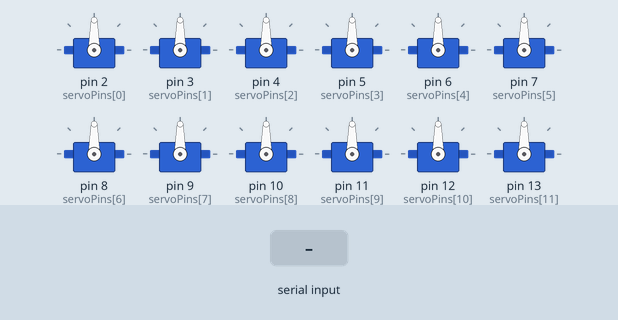
The sketch below on a simulated Arduino Uno, built with avr-gcc and run on an emulated ATmega328P. On the bench: 12 × servo. Inputs (shaded band) come from the test bench. What the sketch prints to the serial monitor is not drawn.

Above: at 7.5 s.
7.6 s: "S,45\n" received over Serial
At 8.7 s:
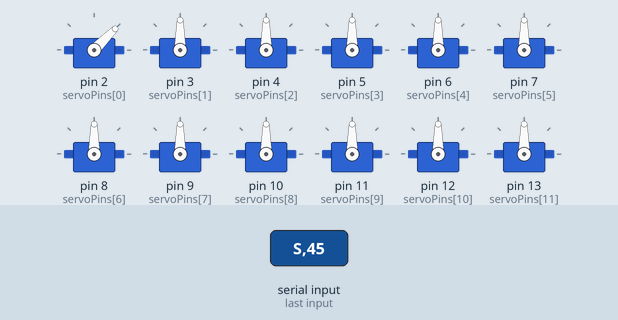
9.4 s: "c\n" received over Serial
At 9.56 s:
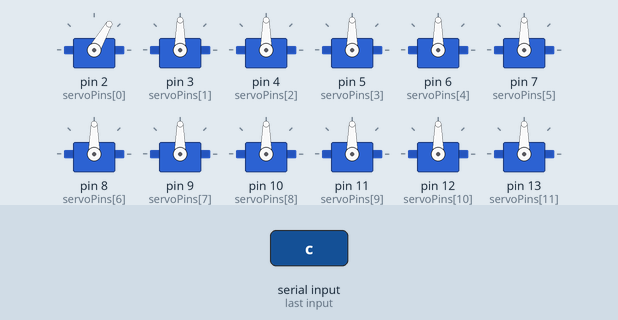
11.3 s: "s,45\n" received over Serial
At 12.7 s:
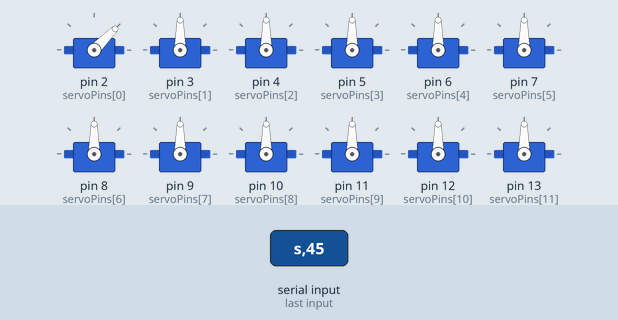
13.1 s: "C90\n" received over Serial
At 13.8 s:
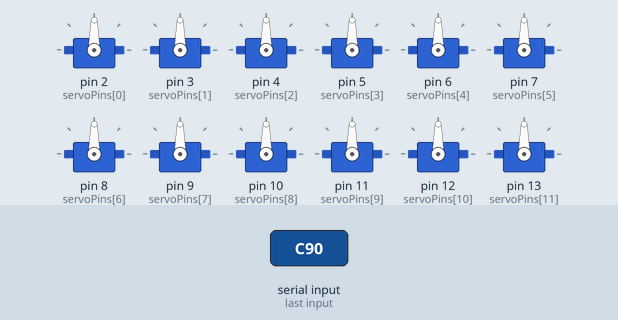
Timing chart, 0 to 15.9 s (numbered marks = the images above; inputs shaded):
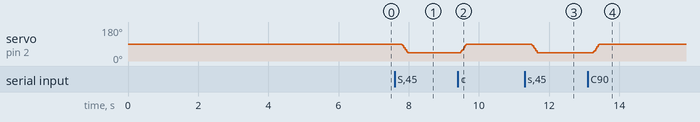

Measured:
- after the input at 7.6 s, servo on pin 2 (servoPins[0]): 90° → 45° after 0.21 s
- after the input at 9.4 s, servo on pin 2 (servoPins[0]): 45° → 90° after 0.08 s
- after the input at 11.3 s, servo on pin 2 (servoPins[0]): 90° → 45° after 0.21 s
- after the input at 13.1 s, servo on pin 2 (servoPins[0]): 45° → 90° after 0.16 s

The sketch:

arduino_code.ino
```cpp
/*
 * ===============================================
 * arduino_servo_controller.ino
 * Expo-Humanoid 14 DOF Servo Controller
 * ===============================================
 *
 * Bu sketch 14 adet servo motoru kontrol eder:
 * - Sol kol: 6 servo (0-5)
 * - Sağ kol: 6 servo (6-11)
 * - Kafa: 2 servo (12-13)
 *
 * Komutlar:
 * - S<id>,<angle>  : Servo açısını ayarla (örn: S0,90)
 * - V<speed>       : Hareket hızını ayarla (1-10)
 * - C              : Tüm servoları kalibre et (90°)
 * - R              : Reset
 * - P              : Ping (bağlantı testi)
 * - G              : Durum bilgisi al
 */

#include <Servo.h>

// Konfigürasyon
const int SERVO_COUNT = 14;
const int BAUD_RATE = 115200;
const int DEFAULT_POSITION = 90;
const int MIN_ANGLE = 0;
const int MAX_ANGLE = 180;
const int DEFAULT_SPEED = 5;

// Servo nesneleri
Servo servos[SERVO_COUNT];

// Servo pin tanımları (Arduino Uno/Mega uyumlu)
int servoPins[SERVO_COUNT] = {
  2,  3,  4,  5,  6,  7,    // Sol kol (0-5)
  8,  9,  10, 11, 12, 13,   // Sağ kol (6-11)
  A0, A1                    // Kafa (12-13)
};

// Servo durumları
int currentPositions[SERVO_COUNT];
int targetPositions[SERVO_COUNT];
bool servoAttached[SERVO_COUNT];

// Hareket kontrolü
int movementSpeed = DEFAULT_SPEED;
unsigned long lastMoveTime = 0;
const unsigned long MOVE_INTERVAL = 20; // 20ms (50Hz)

// İstatistikler
unsigned long commandCount = 0;
unsigned long errorCount = 0;
unsigned long startTime = 0;

void setup() {
  // Seri port başlat
  Serial.begin(BAUD_RATE);

  // Başlangıç zamanı
  startTime = millis();

  // Servoları başlat
  initializeServos();

  // Başlangıç mesajı
  Serial.println("Expo-Humanoid Servo Controller v1.0");
  Serial.println("14 DOF Ready");
  Serial.print("Servo pins: ");
  for(int i = 0; i < SERVO_COUNT; i++) {
    Serial.print(servoPins[i]);
    if(i < SERVO_COUNT - 1) Serial.print(",");
  }
  Serial.println();
  Serial.println("Commands: S<id>,<angle> | V<speed> | C | R | P | G");
  Serial.println("READY");
}

void loop() {
  // Seri port komutlarını işle
  if(Serial.available()) {
    String command = Serial.readStringUntil('\n');
    command.trim();
    processCommand(command);
  }

  // Yumuşak hareket güncelleme
  updateSmoothMovement();

  // Watchdog (optional)
  // checkWatchdog();
}

void initializeServos() {
  for(int i = 0; i < SERVO_COUNT; i++) {
    // Servo attach
    servos[i].attach(servoPins[i]);
    servoAttached[i] = true;

    // Başlangıç pozisyonuna getir
    currentPositions[i] = DEFAULT_POSITION;
    targetPositions[i] = DEFAULT_POSITION;
    servos[i].write(DEFAULT_POSITION);

    // Kısa gecikme (servo stabilizasyon)
    delay(50);
  }

  Serial.println("Servos initialized to center position (90°)");
}

void processCommand(String cmd) {
  commandCount++;

  if(cmd.length() == 0) {
    sendError("Empty command");
    return;
  }

  char cmdType = cmd.charAt(0);

  switch(cmdType) {
    case 'S':
    case 's':
      handleServoCommand(cmd);
      break;

    case 'V':
    case 'v':
      handleSpeedCommand(cmd);
      break;

    case 'C':
    case 'c':
      handleCalibrateCommand();
      break;

    case 'R':
    case 'r':
      handleResetCommand();
      break;

    case 'P':
    case 'p':
      handlePingCommand();
      break;

    case 'G':
    case 'g':
      handleStatusCommand();
      break;

    default:
      sendError("Unknown command: " + String(cmdType));
      break;
  }
}

void handleServoCommand(String cmd) {
  // Format: S<id>,<angle>
  // Örnek: S0,90

  int commaIndex = cmd.indexOf(',');
  if(commaIndex == -1) {
    sendError("Invalid servo command format. Use: S<id>,<angle>");
    return;
  }

  int servoId = cmd.substring(1, commaIndex).toInt();
  int angle = cmd.substring(commaIndex + 1).toInt();

  // Validasyon
  if(servoId < 0 || servoId >= SERVO_COUNT) {
    sendError("Invalid servo ID: " + String(servoId) + " (0-" + String(SERVO_COUNT-1) + ")");
    return;
  }

  if(angle < MIN_ANGLE || angle > MAX_ANGLE) {
    sendError("Invalid angle: " + String(angle) + " (" + String(MIN_ANGLE) + "-" + String(MAX_ANGLE) + ")");
    return;
  }

  if(!servoAttached[servoId]) {
    sendError("Servo " + String(servoId) + " not attached");
    return;
  }

  // Hedef pozisyonu ayarla
  targetPositions[servoId] = angle;

  Serial.println("OK:" + String(servoId) + ":" + String(angle));
}

void handleSpeedCommand(String cmd) {
  // Format: V<speed>
  // Örnek: V5

  int speed = cmd.substring(1).toInt();

  if(speed < 1 || speed > 10) {
    sendError("Invalid speed: " + String(speed) + " (1-10)");
    return;
  }

  movementSpeed = speed;
  Serial.println("OK:SPEED:" + String(speed));
}

void handleCalibrateCommand() {
  // Tüm servoları merkez pozisyona getir
  for(int i = 0; i < SERVO_COUNT; i++) {
    if(servoAttached[i]) {
      targetPositions[i] = DEFAULT_POSITION;
    }
  }

  Serial.println("OK:CALIBRATE:ALL");
}

void handleResetCommand() {
  // Sistem reset
  Serial.println("OK:RESET");
  delay(100);

  // Servolar detach
  for(int i = 0; i < SERVO_COUNT; i++) {
    if(servoAttached[i]) {
      servos[i].detach();
      servoAttached[i] = false;
    }
  }

  delay(500);

  // Yeniden başlat
  initializeServos();

  // İstatistikleri sıfırla
  commandCount = 0;
  errorCount = 0;
  startTime = millis();

  Serial.println("RESET_COMPLETE");
}

void handlePingCommand() {
  // Bağlantı testi
  Serial.println("PONG");
}

void handleStatusCommand() {
  // Sistem durumu
  unsigned long uptime = millis() - startTime;

  Serial.println("STATUS:");
  Serial.println("  Uptime: " + String(uptime) + "ms");
  Serial.println("  Commands: " + String(commandCount));
  Serial.println("  Errors: " + String(errorCount));
  Serial.println("  Speed: " + String(movementSpeed));
  Serial.println("  Free RAM: " + String(getFreeRam()) + " bytes");

  Serial.print("  Positions: ");
  for(int i = 0; i < SERVO_COUNT; i++) {
    Serial.print(String(i) + ":" + String(currentPositions[i]));
    if(i < SERVO_COUNT - 1) Serial.print(",");
  }
  Serial.println();

  Serial.print("  Targets: ");
  for(int i = 0; i < SERVO_COUNT; i++) {
    Serial.print(String(i) + ":" + String(targetPositions[i]));
    if(i < SERVO_COUNT - 1) Serial.print(",");
  }
  Serial.println();

  Serial.println("STATUS_END");
}

void updateSmoothMovement() {
  // Hareket hızı kontrolü
  unsigned long currentTime = millis();
  if(currentTime - lastMoveTime < MOVE_INTERVAL) {
    return;
  }
  lastMoveTime = currentTime;

  // Her servo için yumuşak hareket
  for(int i = 0; i < SERVO_COUNT; i++) {
    if(!servoAttached[i]) continue;

    int current = currentPositions[i];
    int target = targetPositions[i];

    if(current != target) {
      // Hareket miktarını hesapla (hıza bağlı)
      int maxStep = movementSpeed; // 1-10 arası
      int diff = target - current;
      int step = 0;

      if(abs(diff) <= maxStep) {
        step = diff;
      } else {
        step = (diff > 0) ? maxStep : -maxStep;
      }

      // Yeni pozisyon
      int newPosition = current + step;
      currentPositions[i] = newPosition;

      // Servo'yu hareket ettir
      servos[i].write(newPosition);
    }
  }
}

void sendError(String message) {
  errorCount++;
  Serial.println("ERROR:" + message);
}

int getFreeRam() {
  // Arduino Uno/Nano için RAM hesaplama
  extern int __heap_start, *__brkval;
  int v;
  return (int) &v - (__brkval == 0 ? (int) &__heap_start : (int) __brkval);
}

// Watchdog fonksiyonu (opsiyonel)
void checkWatchdog() {
  // Uzun süre komut gelmezse güvenlik önlemi
  static unsigned long lastCommandTime = 0;
  const unsigned long WATCHDOG_TIMEOUT = 30000; // 30 saniye

  if(commandCount > 0) {
    lastCommandTime = millis();
  }

  if(millis() - lastCommandTime > WATCHDOG_TIMEOUT) {
    // Timeout durumunda merkez pozisyona getir
    for(int i = 0; i < SERVO_COUNT; i++) {
      targetPositions[i] = DEFAULT_POSITION;
    }

    Serial.println("WATCHDOG:TIMEOUT:CENTERING");
    lastCommandTime = millis();
  }
}

/*
 * Test komutları:
 *
 * P              // Ping test
 * S0,45          // Sol omuz 45°
 * S12,120        // Kafa pan 120°
 * V8             // Hız 8
 * C              // Kalibre et
 * G              // Status
 *
 * Servo mapping:
 * 0-5:   Sol kol (omuz, dirsek, bilek, el, başparmak, işaret)
 * 6-11:  Sağ kol (omuz, dirsek, bilek, el, başparmak, işaret)
 * 12:    Kafa pan (yatay)
 * 13:    Kafa tilt (dikey)
 */
```
